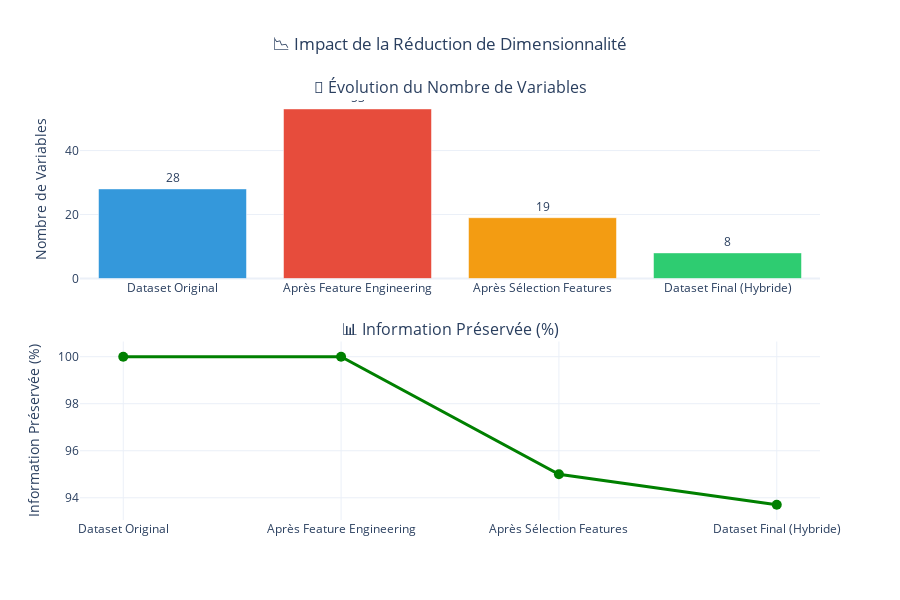

This figure's notebook cell:
### Markdown cell above
## 🔍 3. Analyse du Problème de Dimensionnalité

### Pourquoi la PCA dans notre Contexte de Segmentation Client ?

#### 🚨 1. Problème de Dimensionnalité
- **Dataset initial** : 28 variables originales → **Après feature engineering** : 53+ variables
- **Risque** : "Fléau de la dimensionnalité" pour les algorithmes de clustering
- **Solution PCA** : Compression intelligente préservant 93.7% de l'information

#### 🔗 2. Problème de Corrélation  
- Variables fortement corrélées identifiées (r > 0.9)
- Redondance d'information entre variables dérivées et sources

#### ⚡ 3. Optimisation Algorithmique
- Variables orthogonales → K-means converge plus rapidement
- Variance maximisée → Meilleure séparation des clusters  
- Bruit réduit → Clusters plus stables et interprétables

### Code cell
# Visualisation de l'évolution de la dimensionnalité
dimensions_data = {
    'Étape': ['Dataset Original', 'Après Feature Engineering', 'Après Sélection Features', 'Dataset Final (Hybride)'],
    'Nombre_Variables': [28, 53, 19, 8],
    'Information_Preservée': [100, 100, 95, 93.7],
    'Complexité': ['Élevée', 'Très Élevée', 'Modérée', 'Optimale']
}

df_dimensions = pd.DataFrame(dimensions_data)

# Création du graphique en barres
fig = make_subplots(
    rows=2, cols=1,
    subplot_titles=('🔢 Évolution du Nombre de Variables', '📊 Information Préservée (%)'),
    specs=[[{"secondary_y": False}], [{"secondary_y": False}]],
    vertical_spacing=0.15
)

# Graphique 1: Nombre de variables
colors = ['#3498db', '#e74c3c', '#f39c12', '#2ecc71']
fig.add_trace(
    go.Bar(x=df_dimensions['Étape'], y=df_dimensions['Nombre_Variables'],
           marker_color=colors, name='Nombre de Variables',
           text=df_dimensions['Nombre_Variables'], textposition='outside'),
    row=1, col=1
)

# Graphique 2: Information préservée
fig.add_trace(
    go.Scatter(x=df_dimensions['Étape'], y=df_dimensions['Information_Preservée'],
               mode='lines+markers', marker_color='green', name='Information Préservée',
               line=dict(width=3), marker=dict(size=10)),
    row=2, col=1
)

# Mise en forme
fig.update_layout(
    title_text="📉 Impact de la Réduction de Dimensionnalité",
    title_x=0.5,
    height=600,
    showlegend=False
)

fig.update_yaxes(title_text="Nombre de Variables", row=1, col=1)
fig.update_yaxes(title_text="Information Préservée (%)", row=2, col=1)

fig.show()

# Tableau récapitulatif
print("📋 Tableau Récapitulatif de la Dimensionnalité:")
print("=" * 80)
for i, row in df_dimensions.iterrows():
    print(f"🔹 {row['Étape']:.<30} {row['Nombre_Variables']:>3} variables | {row['Information_Preservée']:>5}% info | Complexité: {row['Complexité']}")
    
print("\n🎯 Résultat: Réduction de 85% des variables avec préservation de 93.7% de l'information!")

### Figure 1 — Plotly figure (JSON) as saved in the notebook; plotly's stock layout.template omitted (floating-point values rounded to 4 significant figures)
{"data": [{"marker": {"color": ["#3498db", "#e74c3c", "#f39c12", "#2ecc71"]}, "name": "Nombre de Variables", "text": [28, 53, 19, 8], "textposition": "outside", "type": "bar", "x": ["Dataset Original", "Après Feature Engineering", "Après Sélection Features", "Dataset Final (Hybride)"], "xaxis": "x", "y": [28, 53, 19, 8], "yaxis": "y"}, {"line": {"width": 3}, "marker": {"color": "green", "size": 10}, "mode": "lines+markers", "name": "Information Préservée", "type": "scatter", "x": ["Dataset Original", "Après Feature Engineering", "Après Sélection Features", "Dataset Final (Hybride)"], "xaxis": "x2", "y": [100, 100, 95, 93.7], "yaxis": "y2"}], "layout": {"annotations": [{"font": {"size": 16}, "showarrow": false, "text": "🔢 Évolution du Nombre de Variables", "x": 0.5, "xanchor": "center", "xref": "paper", "y": 1, "yanchor": "bottom", "yref": "paper"}, {"font": {"size": 16}, "showarrow": false, "text": "📊 Information Préservée (%)", "x": 0.5, "xanchor": "center", "xref": "paper", "y": 0.425, "yanchor": "bottom", "yref": "paper"}], "height": 600, "showlegend": false, "title": {"text": "📉 Impact de la Réduction de Dimensionnalité", "x": 0.5}, "xaxis": {"anchor": "y", "domain": [0, 1]}, "xaxis2": {"anchor": "y2", "domain": [0, 1]}, "yaxis": {"anchor": "x", "domain": [0.575, 1], "title": {"text": "Nombre de Variables"}}, "yaxis2": {"anchor": "x2", "domain": [0, 0.425], "title": {"text": "Information Préservée (%)"}}}}
